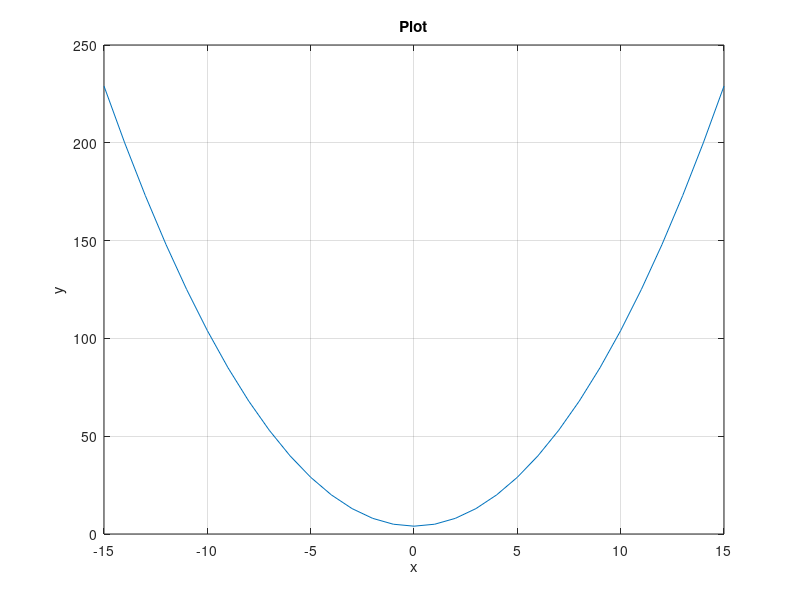

Write the MATLAB code that produced this figure.
#https://www.sharetechnote.com/html/Octave_Matlab_csv.html#Write_Ex_01
#https://www.geeksforgeeks.org/octave-basics-of-plotting-data/
x=[-15:1:15];
y=x.^2+4
plot(x,y)
grid on
title('Plot')
xlabel('x')
ylabel('y')
csvwrite('Plotter.csv',[x;y]');
